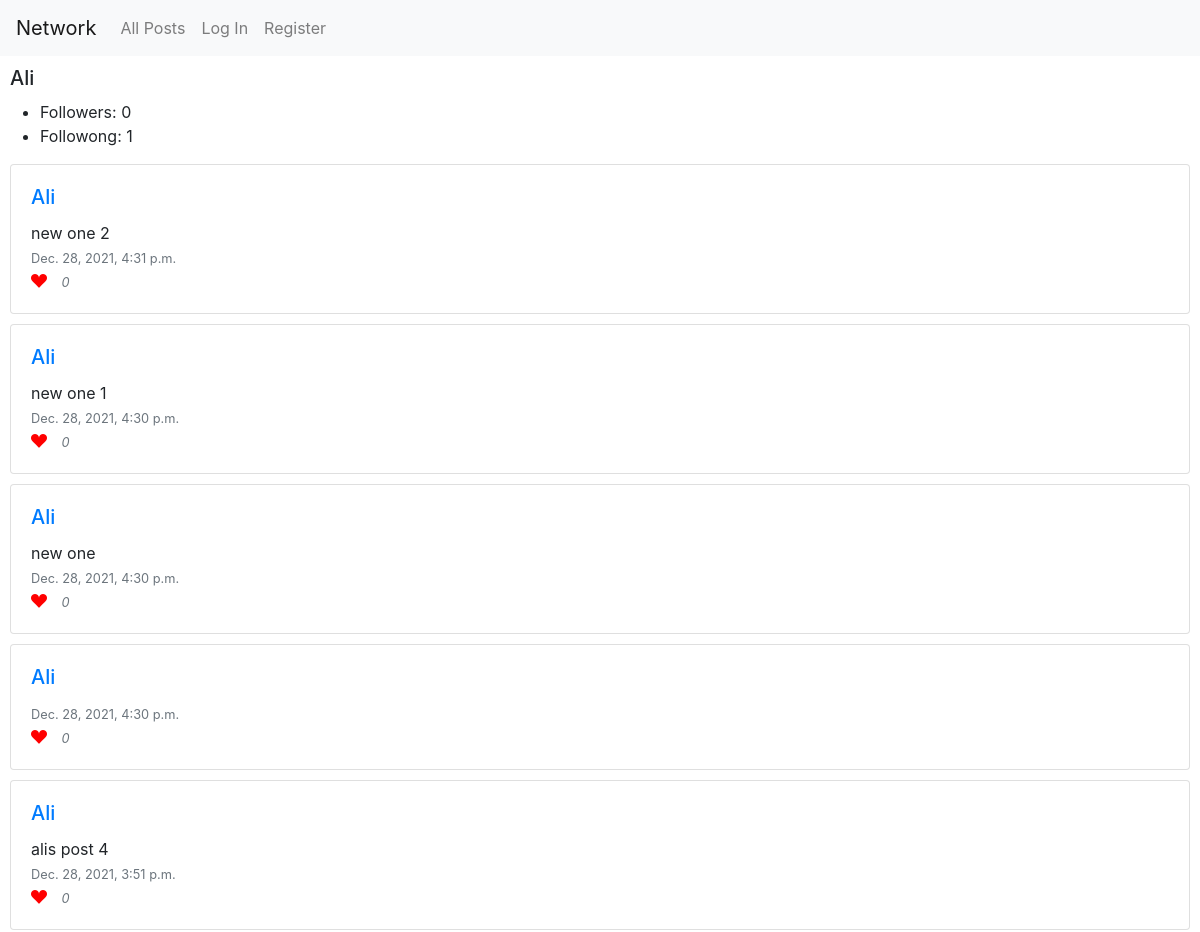
/user/Ali (upper part), run on an earlier commit of the app's database.
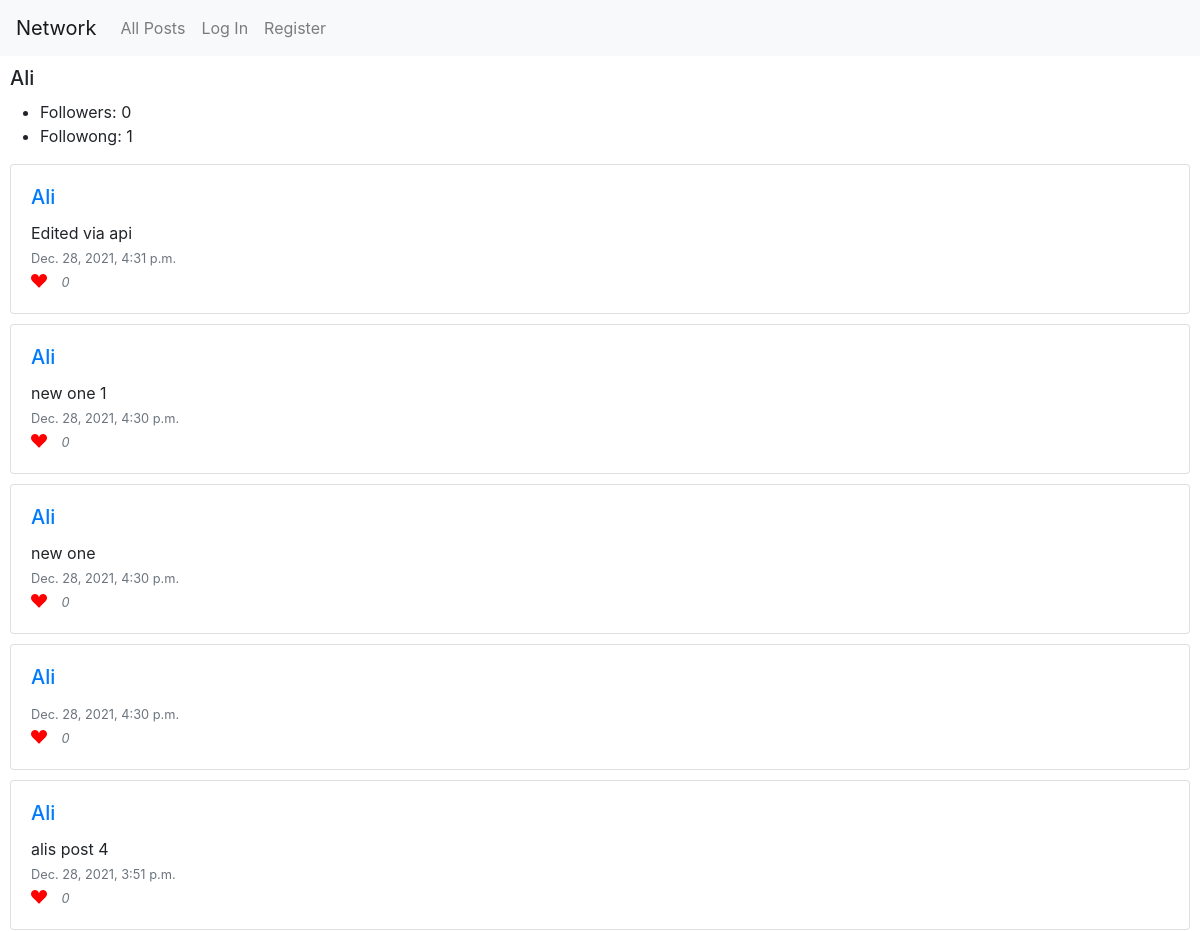
And on a later commit of the database.
### network/models.py (models this page shows, shortened)
class User(AbstractUser):
    def __str__(self):
        return f"{self.username}"
    def set_following(self):
        return set([rel.followed for rel in self.followed.all()])
    def set_followers(self):
        return set([rel.follower for rel in self.followers.all()])
    def NumberFollowers(self):
        return len(self.set_followers())
    def NumberFollowing(self):
        return len(self.set_following())

class Following(models.Model):
    followed = ForeignKey(User, on_delete=models.CASCADE, related_name="followers")
    follower = ForeignKey(User, on_delete=models.CASCADE, related_name="followed")

class Post(models.Model):
    poster = ForeignKey(User, on_delete=models.CASCADE, related_name="posts")
    content = TextField(blank=True)
    timestamp = models.DateTimeField(auto_now_add=True)
    likes = ManyToManyField(User, blank=True, related_name="liked_posts")

### network/views.py (the view)
# urls.py: path("user/<str:username>", views.user_page, name="user_page"),
def user_page(request, username):
    user_to_view = User.objects.get(username = username)
    if request.user.is_authenticated:
        followed_status = request.user.is_follower(user_to_view)
    else:
        followed_status = None
    posts = Post.objects.filter(poster = user_to_view)
    if posts.count() == 0:
        return render(request, 'network/user_page.html', {
            "user_to_view": user_to_view,
            "message": "No posts so far for this user",
            "followed_status": followed_status
        })
    posts = posts.order_by("-timestamp").all()
    paginator = Paginator(posts, 10)
    if request.GET.get('page'):
        page_number = request.GET.get('page')
    else:
        page_number = 1
    page_obj = paginator.get_page(page_number)
    return render(request, "network/user_page.html", {
        "user_to_view": user_to_view,
        'page_obj': page_obj,
        "followed_status": followed_status
    })

### network/templates/network/user_page.html (shortened to what this page needs)
{% extends "network/layout.html" %}
{% load static %}
{% block body %}
    <div id="session_name">
        <h5>{{ user_to_view.username }}</h5>
    </div>
    <div>
        <ul>
            <li>Followers: {{user_to_view.NumberFollowers}}</li>
            <li>Followong: {{user_to_view.NumberFollowing}}</li>
        </ul>
    </div>
    {% include "./display_posts.html" %}
{% endblock %}

### network/templates/network/layout.html (shortened to what this page needs)
{% load static %}
<!DOCTYPE html>
<html lang="en">
    <head>
        <link rel="stylesheet" href="https://stackpath.bootstrapcdn.com/bootstrap/4.4.1/css/bootstrap.min.css">
        <link href="{% static 'network/styles.css' %}" rel="stylesheet">
        <link rel="stylesheet" href="https://cdn.jsdelivr.net/npm/bootstrap-icons@1.7.2/font/bootstrap-icons.css">
    </head>
    <body>
        <nav class="navbar navbar-expand-lg navbar-light bg-light">
            <a class="navbar-brand" href="#">Network</a>
            <div>
              <ul class="navbar-nav mr-auto">
                <li class="nav-item">
                  <a class="nav-link" id="all_posts_link" href="{% url 'index' %}">All Posts</a>
                </li>
                {% if user.is_authenticated %}
                    <li class="nav-item">
                        <a class="nav-link" id="following_link" href="{% url 'following' %}">Following</a>
                    </li>
                    <li class="nav-item">
                        <a class="nav-link" href="{% url 'logout' %}">Log Out</a>
                    </li>
                {% else %}
                    <li class="nav-item">
                        <a class="nav-link" href="{% url 'login' %}">Log In</a>
                    </li>
                    <li class="nav-item">
                        <a class="nav-link" href="{% url 'register' %}">Register</a>
                    </li>
                {% endif %}
              </ul>
            </div>
          </nav>
        <div class="body">
            {% block body %}
            {% endblock %}
        </div>
    </body>
</html>

### network/templates/network/display_posts.html (shortened to what this page needs)
{% if page_obj %}
    <div id="session_posts">
        {% for post in page_obj %}
            <div class="card">
                <div class="card-body" data-post_id = {{post.id}}>
                    <h5 class="card-title"> <a href="{% url 'user_page' post.poster %}">{{post.poster}}</a> </h5>
                    <div id="content">
                        <p class="card-text" id="post_content"> {{ post.content }}</p>
                    </div>
                    <p class="card-text"> <small class="text-muted">{{post.timestamp}}</small></p>
                    <i class="bi bi-suit-heart-fill"> <small class="text-muted" id="likes_number">0</small> </i>
                </div>
            </div>
        {% endfor %}
    </div>
{% endif %}

### network/static/network/styles.css (style rules this page uses)
.card { margin: 10px; }
.card-text { margin-bottom: 0px; }
.bi { color: red; width: 1em; }
#likes_number { margin-left: 10px; }
#session_name { margin: 10px; }

What changed in the data, as far as the page shows it:
changed Post: content "new one 2" → "Edited via api"
